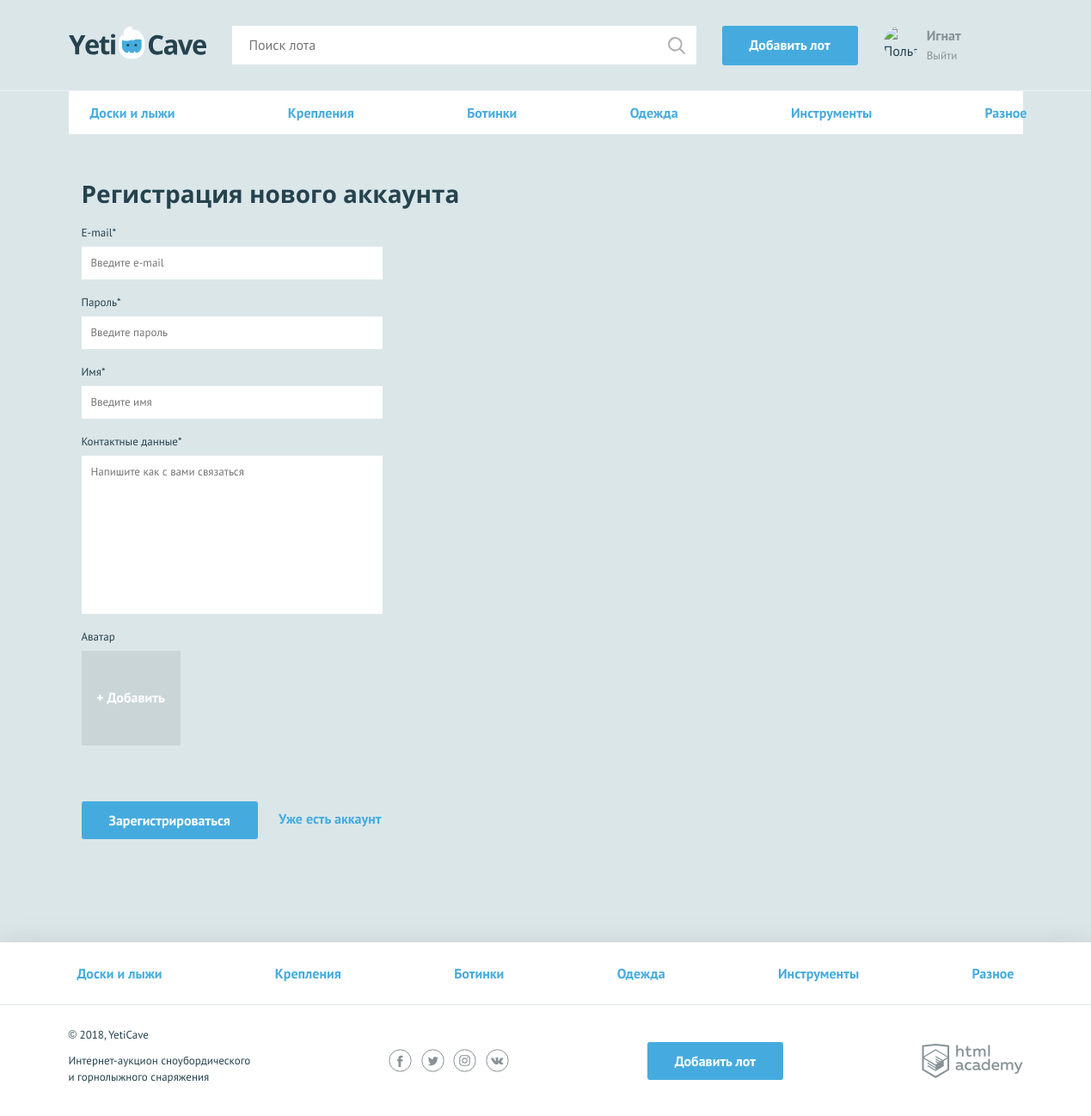
Page /sign-up.php (signed in) on the committed database.
### tables this page shows
CREATE TABLE categories (
  id INT AUTO_INCREMENT PRIMARY KEY,
  name VARCHAR(128)
);

### functions.php (called while the page is built, shortened)
<?php
function render_template($tpl, $data, $extra = [], $values = [], $inf = []) {
    require 'config.php';
    $path = $config['tpl_path'] . $tpl . '.php';
    extract($data, EXTR_PREFIX_SAME, "d_");
    extract($extra, EXTR_PREFIX_SAME, "d_");
    extract($values, EXTR_PREFIX_SAME, "d_");
    extract($inf, EXTR_PREFIX_SAME, "d_");
    require_once "$path";
    return ob_get_clean();
}

### db_functions.php (called while the page is built, shortened)
<?php
function get_categories() {
    return "
    SELECT * FROM categories;
    ";
}
function get_data($connect, $sql) {
    $result = mysqli_query($connect, $sql);
    $data = mysqli_fetch_all($result, MYSQLI_ASSOC);
    return $data;
}

### config.php (called while the page is built)
<?php
$config = [
  'tpl_path' => 'templates/',
  'db_host' => 'localhost',
  'db_user' => 'root',
  'db_pass' => '',
  'db_database' => 'yeticave'
];

### templates/sign-up.php (the view, shortened to what this page needs)
<nav class="nav">
  <ul class="nav__list container">
      <?php foreach ($data as $key => $val): ?>
          <li class="nav__item">
              <a href="all-lots.php?category=<?=$val['name']; ?>"><?=$val['name']; ?></a>
          </li>
      <?php endforeach; ?>
  </ul>
</nav>
<form class="form container <? if(!empty($extra)): ?>form--invalid<? endif ?>" action="sign-up.php" method="post" enctype="multipart/form-data">
  <h2>Регистрация нового аккаунта</h2>
  <?php $class_name = isset($extra['email']) ? "form__item--invalid" : "";
  $value = isset($values['email']) ? $values['email'] : ""; ?>
  <div class="form__item <?=$class_name; ?>">
    <label for="email">E-mail*</label>
    <input id="email" type="text" name="email" placeholder="Введите e-mail" value="<?=$value; ?>" >
  </div>
  <?php $class_name = isset($extra['password']) ? "form__item--invalid" : "";
  $value = isset($values['password']) ? $values['password'] : ""; ?>
  <div class="form__item <?=$class_name; ?>">
    <label for="password">Пароль*</label>
    <input id="password" type="text" name="password" placeholder="Введите пароль" value="<?=$value; ?>" >
  </div>
  <?php $class_name = isset($extra['name']) ? "form__item--invalid" : "";
  $value = isset($values['name']) ? $values['name'] : ""; ?>
  <div class="form__item <?=$class_name; ?>">
    <label for="name">Имя*</label>
    <input id="name" type="text" name="name" placeholder="Введите имя" value="<?=$value; ?>" >
  </div>
  <?php $class_name = isset($extra['message']) ? "form__item--invalid" : "";
  $value = isset($values['message']) ? $values['message'] : ""; ?>
  <div class="form__item <?=$class_name; ?>">
    <label for="message">Контактные данные*</label>
    <textarea id="message" name="message" placeholder="Напишите как с вами связаться" ><?=$value; ?></textarea>
  </div>
  <?php $class_name = isset($extra['user_avatar']) ? "form__item--invalid" : ""; ?>
  <div class="form__item form__item--file form__item--last <?=$class_name; ?>">
    <label>Аватар</label>
    <div class="form__input-file">
      <label for="photo2">
        <span>+ Добавить</span>
      </label>
    </div>
  </div>
  <button type="submit" class="button">Зарегистрироваться</button>
  <a class="text-link" href="login.php">Уже есть аккаунт</a>
</form>

### templates/layout.php (shortened to what this page needs)
<!DOCTYPE html>
<html lang="ru">
<head>
    <link href="css/normalize.min.css" rel="stylesheet">
    <link href="css/style.css" rel="stylesheet">
</head>
<body>
<header class="main-header">
    <div class="main-header__container container">
        <a class="main-header__logo" href="/">
            <img src="img/logo.svg" width="160" height="39" alt="Логотип компании YetiCave">
        </a>
        <form class="main-header__search" method="get" action="search.php">
            <input type="search" name="search" placeholder="Поиск лота">
            <input class="main-header__search-btn" type="submit" name="find" value="Найти">
        </form>
        <a class="main-header__add-lot button" href="add.php">Добавить лот</a>
        <nav class="user-menu">
          <?php if ($is_auth === true): ?>
            <div class="user-menu__image">
              <img src="<?=$user_avatar; ?>" width="40" height="40" alt="Пользователь">
            </div>
            <div class="user-menu__logged">
              <p><?=$user_name; ?></p>
              <a href="logout.php">Выйти</a>
            </div>
          <?php endif; ?>
        </nav>
    </div>
</header>
<main class="container"><?=$content; ?></main>
<footer class="main-footer">
    <nav class="nav">
        <ul class="nav__list container">
            <?php foreach ($categories as $key => &$val): ?>
            <li class="nav__item">
                <a href="all-lots.php?category=<?=$val['name']; ?>"><?=$val['name']; ?></a>
            </li>
            <?php endforeach; ?>
        </ul>
    </nav>
    <div class="main-footer__bottom container">
        <div class="main-footer__copyright">
            <p>© 2018, YetiCave</p>
            <p>Интернет-аукцион сноубордического и горнолыжного снаряжения</p>
        </div>
        <div class="main-footer__social social">
            <a class="social__link social__link--facebook" href="#">Facebook
            </a>
            <a class="social__link social__link--twitter" href="#">Twitter
            </a>
            <a class="social__link social__link--instagram" href="#">Instagram
            </a>
            <a class="social__link social__link--vkontakte" href="#">Вконтакте
            </a>
        </div>
        <a class="main-footer__add-lot button" href="add-lot.html">Добавить лот</a>
        <div class="main-footer__developed-by">
            <a class="logo-academy" href="https://htmlacademy.ru/intensive/php">HTML Academy
            </a>
        </div>
    </div>
</footer>
</body>
</html>

### css/style.css (style rules this page uses)
body { min-width: 1140px; background-color: #dbe6e9; font-family: "PT Sans", sans-serif; font-weight: 400; font-size: 16px; line-height: 26px; color: #25434e; }
a { text-decoration: none; }
h2 { margin: 0; font-family: "Open Sans", sans-serif; font-size: 28px; line-height: 35px; font-weight: 700; }
.text-link { font-weight: 700; color: #45abde; }
.container { width: 1110px; margin: 0 auto; padding: 0 15px; }
.button { display: block; padding: 9px 32px; background-color: #45abde; color: #ffffff; text-align: center; font-weight: 700; border: none; border-radius: 3px; }
.main-header { padding: 30px 0 29px; border-bottom: 1px solid rgba(255, 255, 255, 0.5); }
.main-header__container { display: -webkit-flex; display: -ms-flexbox; display: flex; -webkit-justify-content: flex-start; -ms-flex-pack: start; justify-content: flex-start; }
.main-header__logo { display: block; margin-right: 30px; }
.main-header__search { position: relative; width: 540px; margin-right: 30px; }
.main-header__search input[type="search"] { width: 100%; padding: 8px 19px 9px 19px; border: 1px solid #ffffff; }
.main-header__search-btn { content: ""; position: absolute; top: 3px; right: 3px; width: 20px; height: 20px; padding: 20px; background: url("../img/search.svg") center no-repeat; opacity: 0.3; border: 0; font-size: 0; }
.main-header__add-lot { max-width: 160px; margin-right: 30px; }
.user-menu { display: -webkit-flex; display: -ms-flexbox; display: flex; }
.user-menu__image { width: 40px; height: 40px; margin-right: 10px; border-radius: 50%; overflow: hidden; }
.user-menu__image img { width: 100%; height: 100%; }
.user-menu__logged { color: #879296; line-height: 22px; }
.user-menu__logged p { font-weight: 700; margin: 0; }
.user-menu__logged a { color: #879296; font-size: 13px; font-weight: 400; }
.main-footer { margin-top: 120px; background-color: #ffffff; box-shadow: 0 0 30px 0 rgba(0, 0, 0, 0.1); }
.main-footer__bottom { display: -webkit-flex; display: -ms-flexbox; display: flex; -webkit-justify-content: space-between; -ms-flex-pack: justify; justify-content: space-between; -webkit-align-items: center; -ms-flex-align: center; align-items: center; padding: 25px 0; }
.main-footer__copyright { max-width: 212px; }
.main-footer__copyright p { margin: 0; margin-bottom: 11px; font-size: 13px; line-height: 19px; }
.main-footer__social { width: 140px; }
.social { display: -webkit-flex; display: -ms-flexbox; display: flex; -webkit-justify-content: space-between; -ms-flex-pack: justify; justify-content: space-between; -webkit-flex-wrap: wrap; -ms-flex-wrap: wrap; flex-wrap: wrap; }
.social__link { width: 27px; height: 27px; font-size: 0; }
.logo-academy { display: block; width: 118px; height: 40px; font-size: 0; }
.nav { background-color: #ffffff; border-bottom: 1px solid #e1e6e7; }
.nav__list { display: -webkit-flex; display: -ms-flexbox; display: flex; -webkit-justify-content: space-between; -ms-flex-pack: justify; justify-content: space-between; -webkit-flex-wrap: wrap; -ms-flex-wrap: wrap; flex-wrap: wrap; list-style: none; }
.nav__item a { position: relative; display: block; padding: 12px 10px; font-weight: 700; color: #45abde; }
.nav__item a::before { content: ""; display: none; position: absolute; bottom: 0; width: calc(100% - 20px); height: 3px; background-color: #e2e5e6; }
.main-footer .nav__item a { padding: 23px 10px; }
.form { padding-top: 51px; }
.form h2 { padding-bottom: 15px; }
.form__item { width: 350px; margin: 0; margin-bottom: 14px; font-size: 13px; }
.form__item label { display: block; margin-bottom: 3px; }
.form__item input, .form__item textarea { display: block; width: 100%; padding: 5px 10px; border: 1px solid #ffffff; box-sizing: border-box; }
.form__item textarea { min-height: 184px; resize: none; }
.form__item--last { margin-bottom: 65px; }
.form .button { display: inline-block; vertical-align: middle; margin-right: 20px; }
.form__item--file label span { display: block; width: 115px; height: 110px; background-color: #cad5d8; color: #ffffff; font-size: 16px; text-align: center; font-weight: 700; padding: 40px 0; box-sizing: border-box; border: 1px solid #cad5d8; cursor: pointer; }

### rows in the picture
categories: name "Доски и лыжи"
categories: name "Крепления"
categories: name "Ботинки"
categories: name "Одежда"
categories: name "Инструменты"
categories: name "Разное"

### other values in the picture
$user_name "Игнат"
